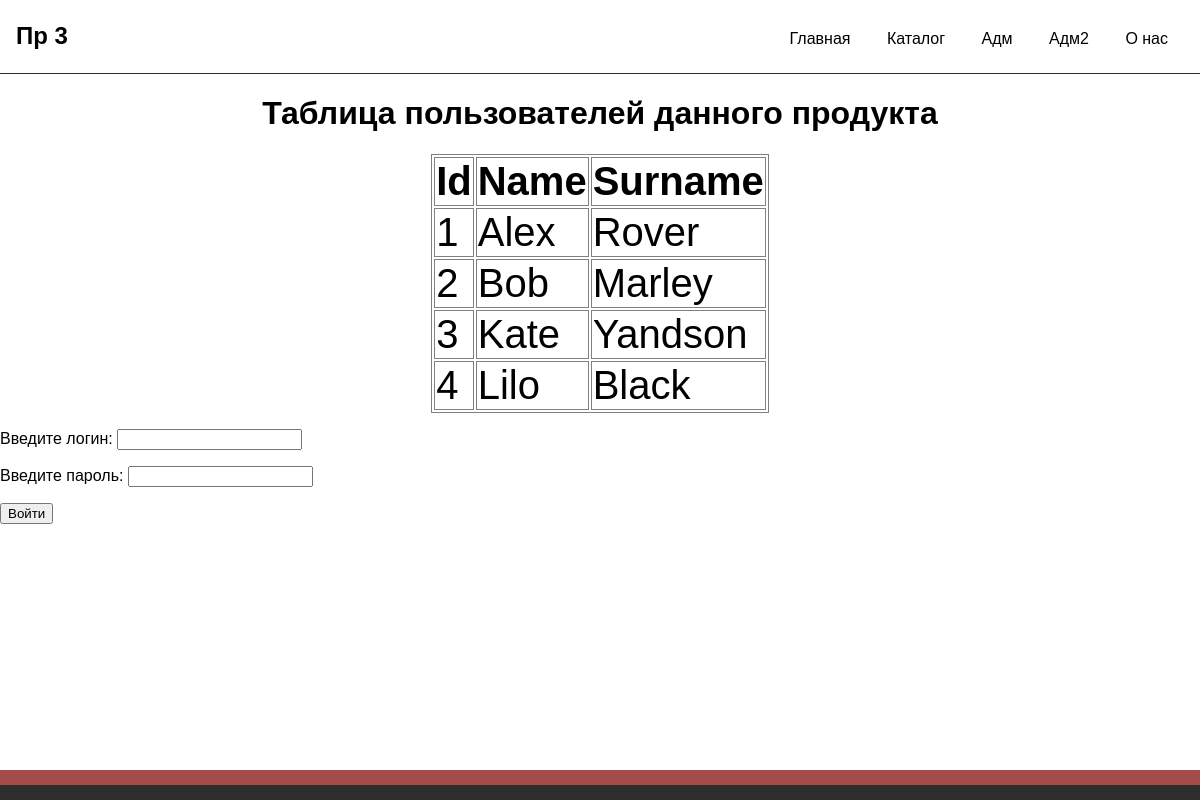
The app's page /web/dynamic/index.php with its own data.
### tables this page shows
CREATE TABLE `users` (
  `ID` int(11) NOT NULL,
  `name` varchar(20) NOT NULL,
  `surname` varchar(40) NOT NULL
);

### web/dynamic/index.php (the view, shortened to what this page needs)
<?php
    require_once "standart/header.php";
?>
<h1>Таблица пользователей данного продукта</h1>
<table>
    <tr><th>Id</th><th>Name</th><th>Surname</th></tr>
<?php
$mysqli = new mysqli("Mysql_db", "root", "root", "appDB");
$result = $mysqli->query("SELECT * FROM users");
foreach ($result as $row){
    echo "<tr><td>{$row['ID']}</td><td>{$row['name']}</td><td>{$row['surname']}</td></tr>";
}
?>
</table>
<form action="processing/login.php" method="POST">
<p>Введите логин: <input type="text" name="login"></p>
<p>Введите пароль: <input type="password" name="pass"></p>
<p><input type="submit" value="Войти" name="done"></p>
</form>
<?php
    require_once "standart/footer.php";
?>

### web/static/src/css/style.css (style rules this page uses)
body { font-family: Helvetica; margin: 0; }
table { border: 1px solid grey; margin-left: auto; margin-right: auto; }
th { border: 1px solid grey; font-size: 250%; }
td { border: 1px solid grey; font-size: 250%; }
h1 { text-align: center; }

### records on screen
users: ID "1", name "Alex", surname "Rover"
users: ID "2", name "Bob", surname "Marley"
users: ID "3", name "Kate", surname "Yandson"
users: ID "4", name "Lilo", surname "Black"
